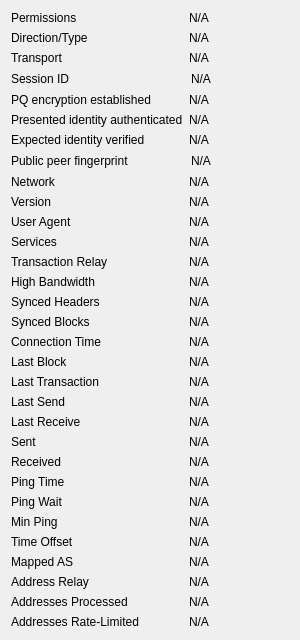
             <widget class="QWidget" name="detailWidget">
              <property name="geometry">
               <rect>
                <x>0</x>
                <y>0</y>
                <width>300</width>
                <height>426</height>
               </rect>
              </property>
              <layout class="QGridLayout" name="gridLayout_2" columnstretch="0,1">
               <item row="0" column="0">
                <widget class="QLabel" name="label_30">
                 <property name="text">
                  <string>Permissions</string>
                 </property>
                </widget>
               </item>
               <item row="0" column="1">
                <widget class="QLabel" name="peerPermissions">
                 <property name="cursor">
                  <cursorShape>IBeamCursor</cursorShape>
                 </property>
                 <property name="text">
                  <string>N/A</string>
                 </property>
                 <property name="textFormat">
                  <enum>Qt::PlainText</enum>
                 </property>
                 <property name="textInteractionFlags">
                  <set>Qt::LinksAccessibleByMouse|Qt::TextSelectableByKeyboard|Qt::TextSelectableByMouse</set>
                 </property>
                </widget>
               </item>
               <item row="1" column="0">
                <widget class="QLabel" name="peerConnectionTypeLabel">
                 <property name="toolTip">
                  <string>The direction and type of peer connection: %1</string>
                 </property>
                 <property name="text">
                  <string>Direction/Type</string>
                 </property>
                </widget>
               </item>
               <item row="1" column="1">
                <widget class="QLabel" name="peerConnectionType">
                 <property name="cursor">
                  <cursorShape>IBeamCursor</cursorShape>
                 </property>
                 <property name="text">
                  <string>N/A</string>
                 </property>
                 <property name="textFormat">
                  <enum>Qt::PlainText</enum>
                 </property>
                 <property name="textInteractionFlags">
                  <set>Qt::LinksAccessibleByMouse|Qt::TextSelectableByKeyboard|Qt::TextSelectableByMouse</set>
                 </property>
                </widget>
               </item>
               <item row="2" column="0">
                <widget class="QLabel" name="peerTransportTypeLabel">
                 <property name="toolTip">
                  <string>The transport layer version: %1</string>
                 </property>
                 <property name="text">
                  <string>Transport</string>
                 </property>
                </widget>
               </item>
               <item row="2" column="1">
                <widget class="QLabel" name="peerTransportType">
                 <property name="cursor">
                  <cursorShape>IBeamCursor</cursorShape>
                 </property>
                 <property name="text">
                  <string>N/A</string>
                 </property>
                 <property name="textFormat">
                  <enum>Qt::PlainText</enum>
                 </property>
                 <property name="textInteractionFlags">
                  <set>Qt::LinksAccessibleByMouse|Qt::TextSelectableByKeyboard|Qt::TextSelectableByMouse</set>
                 </property>
                </widget>
               </item>
               <item row="3" column="0">
                <widget class="QLabel" name="peerSessionIdLabel">
                 <property name="toolTip">
                  <string>The public session ID of this encrypted connection in hex. Changes on reconnect.</string>
                 </property>
                 <property name="text">
                  <string>Session ID</string>
                 </property>
                </widget>
               </item>
               <item row="3" column="1">
                <widget class="QLineEdit" name="peerSessionId">
                 <property name="cursor">
                  <cursorShape>IBeamCursor</cursorShape>
                 </property>
                 <property name="text">
                  <string>N/A</string>
                 </property>
                 <property name="readOnly"><bool>true</bool></property>
                 <property name="frame"><bool>false</bool></property>
                 <property name="styleSheet"><string>background: transparent;</string></property>
                </widget>
               </item>
               <item row="4" column="0">
                <widget class="QLabel" name="peerPQEncryptionLabel">
                 <property name="text"><string>PQ encryption established</string></property>
                 <property name="toolTip"><string>True only after the local PQ confirmation gate completes.</string></property>
                </widget>
               </item>
               <item row="4" column="1">
                <widget class="QLabel" name="peerPQEncryption">
                 <property name="text"><string>N/A</string></property>
                 <property name="textFormat"><enum>Qt::PlainText</enum></property>
                 <property name="textInteractionFlags"><set>Qt::TextSelectableByKeyboard|Qt::TextSelectableByMouse</set></property>
                </widget>
               </item>
               <item row="5" column="0">
                <widget class="QLabel" name="peerPQAuthenticationLabel">
                 <property name="text"><string>Presented identity authenticated</string></property>
                 <property name="toolTip"><string>Proof of possession of the presented signing key; this does not verify an intended remote operator.</string></property>
                </widget>
               </item>
               <item row="5" column="1">
                <widget class="QLabel" name="peerPQAuthentication">
                 <property name="text"><string>N/A</string></property>
                 <property name="textFormat"><enum>Qt::PlainText</enum></property>
                 <property name="textInteractionFlags"><set>Qt::TextSelectableByKeyboard|Qt::TextSelectableByMouse</set></property>
                </widget>
               </item>
               <item row="6" column="0">
                <widget class="QLabel" name="peerPQVerificationLabel">
                 <property name="text"><string>Expected identity verified</string></property>
                 <property name="toolTip"><string>Verified requires an independently configured exact destination pin. A mismatched pin disconnects the peer; failures are counted in getnetworkinfo.</string></property>
                </widget>
               </item>
               <item row="6" column="1">
                <widget class="QLabel" name="peerPQVerification">
                 <property name="text"><string>N/A</string></property>
                 <property name="textFormat"><enum>Qt::PlainText</enum></property>
                 <property name="textInteractionFlags"><set>Qt::TextSelectableByKeyboard|Qt::TextSelectableByMouse</set></property>
                </widget>
               </item>
               <item row="7" column="0">
                <widget class="QLabel" name="peerPQIdentityLabel">
                 <property name="text"><string>Public peer fingerprint</string></property>
                 <property name="toolTip"><string>Public presented identity fingerprint, available only for a completed authenticated session.</string></property>
                </widget>
               </item>
               <item row="7" column="1">
                <widget class="QLineEdit" name="peerPQIdentity">
                 <property name="text"><string>N/A</string></property>
                 <property name="readOnly"><bool>true</bool></property>
                 <property name="frame"><bool>false</bool></property>
                 <property name="styleSheet"><string>background: transparent;</string></property>
                </widget>
               </item>
               <item row="8" column="0">
                <widget class="QLabel" name="peerNetworkLabel">
                 <property name="toolTip">
                  <string>The network protocol this peer is connected through: IPv4, IPv6, Onion, I2P, or CJDNS.</string>
                 </property>
                 <property name="text">
                  <string>Network</string>
                 </property>
                </widget>
               </item>
               <item row="8" column="1">
                <widget class="QLabel" name="peerNetwork">
                 <property name="cursor">
                  <cursorShape>IBeamCursor</cursorShape>
                 </property>
                 <property name="text">
                  <string>N/A</string>
                 </property>
                 <property name="textFormat">
                  <enum>Qt::PlainText</enum>
                 </property>
                 <property name="textInteractionFlags">
                  <set>Qt::LinksAccessibleByMouse|Qt::TextSelectableByKeyboard|Qt::TextSelectableByMouse</set>
                 </property>
                </widget>
               </item>
               <item row="9" column="0">
                <widget class="QLabel" name="label_21">
                 <property name="text">
                  <string>Version</string>
                 </property>
                </widget>
               </item>
               <item row="9" column="1">
                <widget class="QLabel" name="peerVersion">
                 <property name="cursor">
                  <cursorShape>IBeamCursor</cursorShape>
                 </property>
                 <property name="text">
                  <string>N/A</string>
                 </property>
                 <property name="textFormat">
                  <enum>Qt::PlainText</enum>
                 </property>
                 <property name="textInteractionFlags">
                  <set>Qt::LinksAccessibleByMouse|Qt::TextSelectableByKeyboard|Qt::TextSelectableByMouse</set>
                 </property>
                </widget>
               </item>
               <item row="10" column="0">
                <widget class="QLabel" name="label_28">
                 <property name="text">
                  <string>User Agent</string>
                 </property>
                </widget>
               </item>
               <item row="10" column="1">
                <widget class="QLabel" name="peerSubversion">
                 <property name="cursor">
                  <cursorShape>IBeamCursor</cursorShape>
                 </property>
                 <property name="text">
                  <string>N/A</string>
                 </property>
                 <property name="textFormat">
                  <enum>Qt::PlainText</enum>
                 </property>
                 <property name="textInteractionFlags">
                  <set>Qt::LinksAccessibleByMouse|Qt::TextSelectableByKeyboard|Qt::TextSelectableByMouse</set>
                 </property>
                </widget>
               </item>
               <item row="11" column="0">
                <widget class="QLabel" name="label_4">
                 <property name="text">
                  <string>Services</string>
                 </property>
                </widget>
               </item>
               <item row="11" column="1">
                <widget class="QLabel" name="peerServices">
                 <property name="cursor">
                  <cursorShape>IBeamCursor</cursorShape>
                 </property>
                 <property name="text">
                  <string>N/A</string>
                 </property>
                 <property name="textFormat">
                  <enum>Qt::PlainText</enum>
                 </property>
                 <property name="wordWrap">
                  <bool>true</bool>
                 </property>
                 <property name="textInteractionFlags">
                  <set>Qt::LinksAccessibleByMouse|Qt::TextSelectableByKeyboard|Qt::TextSelectableByMouse</set>
                 </property>
                </widget>
               </item>
               <item row="12" column="0">
                <widget class="QLabel" name="peerRelayTxesLabel">
                 <property name="toolTip">
                  <string>Whether we relay transactions to this peer.</string>
                 </property>
                 <property name="text">
                  <string>Transaction Relay</string>
                 </property>
                </widget>
               </item>
               <item row="12" column="1">
                <widget class="QLabel" name="peerRelayTxes">
                 <property name="cursor">
                  <cursorShape>IBeamCursor</cursorShape>
                 </property>
                 <property name="text">
                  <string>N/A</string>
                 </property>
                 <property name="textFormat">
                  <enum>Qt::PlainText</enum>
                 </property>
                 <property name="textInteractionFlags">
                  <set>Qt::LinksAccessibleByMouse|Qt::TextSelectableByKeyboard|Qt::TextSelectableByMouse</set>
                 </property>
                </widget>
               </item>
               <item row="13" column="0">
                <widget class="QLabel" name="peerHighBandwidthLabel">
                 <property name="toolTip">
                  <string>High bandwidth BIP152 compact block relay: %1</string>
                 </property>
                 <property name="text">
                  <string>High Bandwidth</string>
                 </property>
                </widget>
               </item>
               <item row="13" column="1">
                <widget class="QLabel" name="peerHighBandwidth">
                 <property name="cursor">
                  <cursorShape>IBeamCursor</cursorShape>
                 </property>
                 <property name="text">
                  <string>N/A</string>
                 </property>
                 <property name="textFormat">
                  <enum>Qt::PlainText</enum>
                 </property>
                 <property name="textInteractionFlags">
                  <set>Qt::LinksAccessibleByMouse|Qt::TextSelectableByKeyboard|Qt::TextSelectableByMouse</set>
                 </property>
                </widget>
               </item>
               <item row="14" column="0">
                <widget class="QLabel" name="label_27">
                 <property name="text">
                  <string>Synced Headers</string>
                 </property>
                </widget>
               </item>
               <item row="14" column="1">
                <widget class="QLabel" name="peerSyncHeight">
                 <property name="cursor">
                  <cursorShape>IBeamCursor</cursorShape>
                 </property>
                 <property name="text">
                  <string>N/A</string>
                 </property>
                 <property name="textFormat">
                  <enum>Qt::PlainText</enum>
                 </property>
                 <property name="textInteractionFlags">
                  <set>Qt::LinksAccessibleByMouse|Qt::TextSelectableByKeyboard|Qt::TextSelectableByMouse</set>
                 </property>
                </widget>
               </item>
               <item row="15" column="0">
                <widget class="QLabel" name="label_25">
                 <property name="text">
                  <string>Synced Blocks</string>
                 </property>
                </widget>
               </item>
               <item row="15" column="1">
                <widget class="QLabel" name="peerCommonHeight">
                 <property name="cursor">
                  <cursorShape>IBeamCursor</cursorShape>
                 </property>
                 <property name="text">
                  <string>N/A</string>
                 </property>
                 <property name="textFormat">
                  <enum>Qt::PlainText</enum>
                 </property>
                 <property name="textInteractionFlags">
                  <set>Qt::LinksAccessibleByMouse|Qt::TextSelectableByKeyboard|Qt::TextSelectableByMouse</set>
                 </property>
                </widget>
               </item>
               <item row="16" column="0">
                <widget class="QLabel" name="label_22">
                 <property name="text">
                  <string>Connection Time</string>
                 </property>
                </widget>
               </item>
               <item row="16" column="1">
                <widget class="QLabel" name="peerConnTime">
                 <property name="cursor">
                  <cursorShape>IBeamCursor</cursorShape>
                 </property>
                 <property name="text">
                  <string>N/A</string>
                 </property>
                 <property name="textFormat">
                  <enum>Qt::PlainText</enum>
                 </property>
                 <property name="textInteractionFlags">
                  <set>Qt::LinksAccessibleByMouse|Qt::TextSelectableByKeyboard|Qt::TextSelectableByMouse</set>
                 </property>
                </widget>
               </item>
               <item row="17" column="0">
                <widget class="QLabel" name="peerLastBlockLabel">
                 <property name="toolTip">
                  <string>Elapsed time since a novel block passing initial validity checks was received from this peer.</string>
                 </property>
                 <property name="text">
                  <string>Last Block</string>
                 </property>
                </widget>
               </item>
               <item row="17" column="1">
                <widget class="QLabel" name="peerLastBlock">
                 <property name="cursor">
                  <cursorShape>IBeamCursor</cursorShape>
                 </property>
                 <property name="text">
                  <string>N/A</string>
                 </property>
                 <property name="textFormat">
                  <enum>Qt::PlainText</enum>
                 </property>
                 <property name="textInteractionFlags">
                  <set>Qt::LinksAccessibleByMouse|Qt::TextSelectableByKeyboard|Qt::TextSelectableByMouse</set>
                 </property>
                </widget>
               </item>
               <item row="18" column="0">
                <widget class="QLabel" name="peerLastTxLabel">
                 <property name="toolTip">
                  <string extracomment="Tooltip text for the Last Transaction field in the peer details area.">Elapsed time since a novel transaction accepted into our mempool was received from this peer.</string>
                 </property>
                 <property name="text">
                  <string>Last Transaction</string>
                 </property>
                </widget>
               </item>
               <item row="18" column="1">
                <widget class="QLabel" name="peerLastTx">
                 <property name="cursor">
                  <cursorShape>IBeamCursor</cursorShape>
                 </property>
                 <property name="text">
                  <string>N/A</string>
                 </property>
                 <property name="textFormat">
                  <enum>Qt::PlainText</enum>
                 </property>
                 <property name="textInteractionFlags">
                  <set>Qt::LinksAccessibleByMouse|Qt::TextSelectableByKeyboard|Qt::TextSelectableByMouse</set>
                 </property>
                </widget>
               </item>
               <item row="19" column="0">
                <widget class="QLabel" name="label_15">
                 <property name="text">
                  <string>Last Send</string>
                 </property>
                </widget>
               </item>
               <item row="19" column="1">
                <widget class="QLabel" name="peerLastSend">
                 <property name="cursor">
                  <cursorShape>IBeamCursor</cursorShape>
                 </property>
                 <property name="text">
                  <string>N/A</string>
                 </property>
                 <property name="textFormat">
                  <enum>Qt::PlainText</enum>
                 </property>
                 <property name="textInteractionFlags">
                  <set>Qt::LinksAccessibleByMouse|Qt::TextSelectableByKeyboard|Qt::TextSelectableByMouse</set>
                 </property>
                </widget>
               </item>
               <item row="20" column="0">
                <widget class="QLabel" name="label_19">
                 <property name="text">
                  <string>Last Receive</string>
                 </property>
                </widget>
               </item>
               <item row="20" column="1">
                <widget class="QLabel" name="peerLastRecv">
                 <property name="cursor">
                  <cursorShape>IBeamCursor</cursorShape>
                 </property>
                 <property name="text">
                  <string>N/A</string>
                 </property>
                 <property name="textFormat">
                  <enum>Qt::PlainText</enum>
                 </property>
                 <property name="textInteractionFlags">
                  <set>Qt::LinksAccessibleByMouse|Qt::TextSelectableByKeyboard|Qt::TextSelectableByMouse</set>
                 </property>
                </widget>
               </item>
               <item row="21" column="0">
                <widget class="QLabel" name="label_18">
                 <property name="text">
                  <string>Sent</string>
                 </property>
                </widget>
               </item>
               <item row="21" column="1">
                <widget class="QLabel" name="peerBytesSent">
                 <property name="cursor">
                  <cursorShape>IBeamCursor</cursorShape>
                 </property>
                 <property name="text">
                  <string>N/A</string>
                 </property>
                 <property name="textFormat">
                  <enum>Qt::PlainText</enum>
                 </property>
                 <property name="textInteractionFlags">
                  <set>Qt::LinksAccessibleByMouse|Qt::TextSelectableByKeyboard|Qt::TextSelectableByMouse</set>
                 </property>
                </widget>
               </item>
               <item row="22" column="0">
                <widget class="QLabel" name="label_20">
                 <property name="text">
                  <string>Received</string>
                 </property>
                </widget>
               </item>
               <item row="22" column="1">
                <widget class="QLabel" name="peerBytesRecv">
                 <property name="cursor">
                  <cursorShape>IBeamCursor</cursorShape>
                 </property>
                 <property name="text">
                  <string>N/A</string>
                 </property>
                 <property name="textFormat">
                  <enum>Qt::PlainText</enum>
                 </property>
                 <property name="textInteractionFlags">
                  <set>Qt::LinksAccessibleByMouse|Qt::TextSelectableByKeyboard|Qt::TextSelectableByMouse</set>
                 </property>
                </widget>
               </item>
               <item row="23" column="0">
                <widget class="QLabel" name="label_26">
                 <property name="text">
                  <string>Ping Time</string>
                 </property>
                </widget>
               </item>
               <item row="23" column="1">
                <widget class="QLabel" name="peerPingTime">
                 <property name="cursor">
                  <cursorShape>IBeamCursor</cursorShape>
                 </property>
                 <property name="text">
                  <string>N/A</string>
                 </property>
                 <property name="textFormat">
                  <enum>Qt::PlainText</enum>
                 </property>
                 <property name="textInteractionFlags">
                  <set>Qt::LinksAccessibleByMouse|Qt::TextSelectableByKeyboard|Qt::TextSelectableByMouse</set>
                 </property>
                </widget>
               </item>
               <item row="24" column="0">
                <widget class="QLabel" name="peerPingWaitLabel">
                 <property name="toolTip">
                  <string>The duration of a currently outstanding ping.</string>
                 </property>
                 <property name="text">
                  <string>Ping Wait</string>
                 </property>
                </widget>
               </item>
               <item row="24" column="1">
                <widget class="QLabel" name="peerPingWait">
                 <property name="cursor">
                  <cursorShape>IBeamCursor</cursorShape>
                 </property>
                 <property name="text">
                  <string>N/A</string>
                 </property>
                 <property name="textFormat">
                  <enum>Qt::PlainText</enum>
                 </property>
                 <property name="textInteractionFlags">
                  <set>Qt::LinksAccessibleByMouse|Qt::TextSelectableByKeyboard|Qt::TextSelectableByMouse</set>
                 </property>
                </widget>
               </item>
               <item row="25" column="0">
                <widget class="QLabel" name="peerMinPingLabel">
                 <property name="text">
                  <string>Min Ping</string>
                 </property>
                </widget>
               </item>
               <item row="25" column="1">
                <widget class="QLabel" name="peerMinPing">
                 <property name="cursor">
                  <cursorShape>IBeamCursor</cursorShape>
                 </property>
                 <property name="text">
                  <string>N/A</string>
                 </property>
                 <property name="textFormat">
                  <enum>Qt::PlainText</enum>
                 </property>
                 <property name="textInteractionFlags">
                  <set>Qt::LinksAccessibleByMouse|Qt::TextSelectableByKeyboard|Qt::TextSelectableByMouse</set>
                 </property>
                </widget>
               </item>
               <item row="26" column="0">
                <widget class="QLabel" name="label_timeoffset">
                 <property name="text">
                  <string>Time Offset</string>
                 </property>
                </widget>
               </item>
               <item row="26" column="1">
                <widget class="QLabel" name="timeoffset">
                 <property name="cursor">
                  <cursorShape>IBeamCursor</cursorShape>
                 </property>
                 <property name="text">
                  <string>N/A</string>
                 </property>
                 <property name="textFormat">
                  <enum>Qt::PlainText</enum>
                 </property>
                 <property name="textInteractionFlags">
                  <set>Qt::LinksAccessibleByMouse|Qt::TextSelectableByKeyboard|Qt::TextSelectableByMouse</set>
                 </property>
                </widget>
               </item>
               <item row="27" column="0">
                <widget class="QLabel" name="peerMappedASLabel">
                 <property name="toolTip">
                  <string>The mapped Autonomous System used for diversifying peer selection.</string>
                 </property>
                 <property name="text">
                  <string>Mapped AS</string>
                 </property>
                </widget>
               </item>
               <item row="27" column="1">
                <widget class="QLabel" name="peerMappedAS">
                 <property name="cursor">
                  <cursorShape>IBeamCursor</cursorShape>
                 </property>
                 <property name="text">
                  <string>N/A</string>
                 </property>
                 <property name="textFormat">
                  <enum>Qt::PlainText</enum>
                 </property>
                 <property name="textInteractionFlags">
                  <set>Qt::LinksAccessibleByMouse|Qt::TextSelectableByKeyboard|Qt::TextSelectableByMouse</set>
                 </property>
                </widget>
               </item>
               <item row="28" column="0">
                <widget class="QLabel" name="peerAddrRelayEnabledLabel">
                 <property name="toolTip">
                  <string extracomment="Tooltip text for the Address Relay field in the peer details area, which displays whether we relay addresses to this peer (Yes/No).">Whether we relay addresses to this peer.</string>
                 </property>
                 <property name="text">
                  <string extracomment="Text title for the Address Relay field in the peer details area, which displays whether we relay addresses to this peer (Yes/No).">Address Relay</string>
                 </property>
                </widget>
               </item>
               <item row="28" column="1">
                <widget class="QLabel" name="peerAddrRelayEnabled">
                 <property name="cursor">
                  <cursorShape>IBeamCursor</cursorShape>
                 </property>
                 <property name="text">
                  <string>N/A</string>
                 </property>
                 <property name="textFormat">
                  <enum>Qt::PlainText</enum>
                 </property>
                 <property name="textInteractionFlags">
                  <set>Qt::LinksAccessibleByMouse|Qt::TextSelectableByKeyboard|Qt::TextSelectableByMouse</set>
                 </property>
                </widget>
               </item>
               <item row="29" column="0">
                <widget class="QLabel" name="peerAddrProcessedLabel">
                 <property name="toolTip">
                  <string extracomment="Tooltip text for the Addresses Processed field in the peer details area, which displays the total number of addresses received from this peer that were processed (excludes addresses that were dropped due to rate-limiting).">The total number of addresses received from this peer that were processed (excludes addresses that were dropped due to rate-limiting).</string>
                 </property>
                 <property name="text">
                  <string extracomment="Text title for the Addresses Processed field in the peer details area, which displays the total number of addresses received from this peer that were processed (excludes addresses that were dropped due to rate-limiting).">Addresses Processed</string>
                 </property>
                </widget>
               </item>
               <item row="29" column="1">
                <widget class="QLabel" name="peerAddrProcessed">
                 <property name="cursor">
                  <cursorShape>IBeamCursor</cursorShape>
                 </property>
                 <property name="text">
                  <string>N/A</string>
                 </property>
                 <property name="textFormat">
                  <enum>Qt::PlainText</enum>
                 </property>
                 <property name="textInteractionFlags">
                  <set>Qt::LinksAccessibleByMouse|Qt::TextSelectableByKeyboard|Qt::TextSelectableByMouse</set>
                 </property>
                </widget>
               </item>
               <item row="30" column="0">
                <widget class="QLabel" name="peerAddrRateLimitedLabel">
                 <property name="toolTip">
                  <string extracomment="Tooltip text for the Addresses Rate-Limited field in the peer details area, which displays the total number of addresses received from this peer that were dropped (not processed) due to rate-limiting.">The total number of addresses received from this peer that were dropped (not processed) due to rate-limiting.</string>
                 </property>
                 <property name="text">
                  <string extracomment="Text title for the Addresses Rate-Limited field in the peer details area, which displays the total number of addresses received from this peer that were dropped (not processed) due to rate-limiting.">Addresses Rate-Limited</string>
                 </property>
                </widget>
               </item>
               <item row="30" column="1">
                <widget class="QLabel" name="peerAddrRateLimited">
                 <property name="cursor">
                  <cursorShape>IBeamCursor</cursorShape>
                 </property>
                 <property name="text">
                  <string>N/A</string>
                 </property>
                 <property name="textFormat">
                  <enum>Qt::PlainText</enum>
                 </property>
                 <property name="textInteractionFlags">
                  <set>Qt::LinksAccessibleByMouse|Qt::TextSelectableByKeyboard|Qt::TextSelectableByMouse</set>
                 </property>
                </widget>
               </item>
               <item row="31" column="0">
                <spacer name="verticalSpacer_3">
                 <property name="orientation">
                  <enum>Qt::Vertical</enum>
                 </property>
                 <property name="sizeHint" stdset="0">
                  <size>
                   <width>20</width>
                   <height>40</height>
                  </size>
                 </property>
                </spacer>
               </item>
              </layout>
             </widget>
